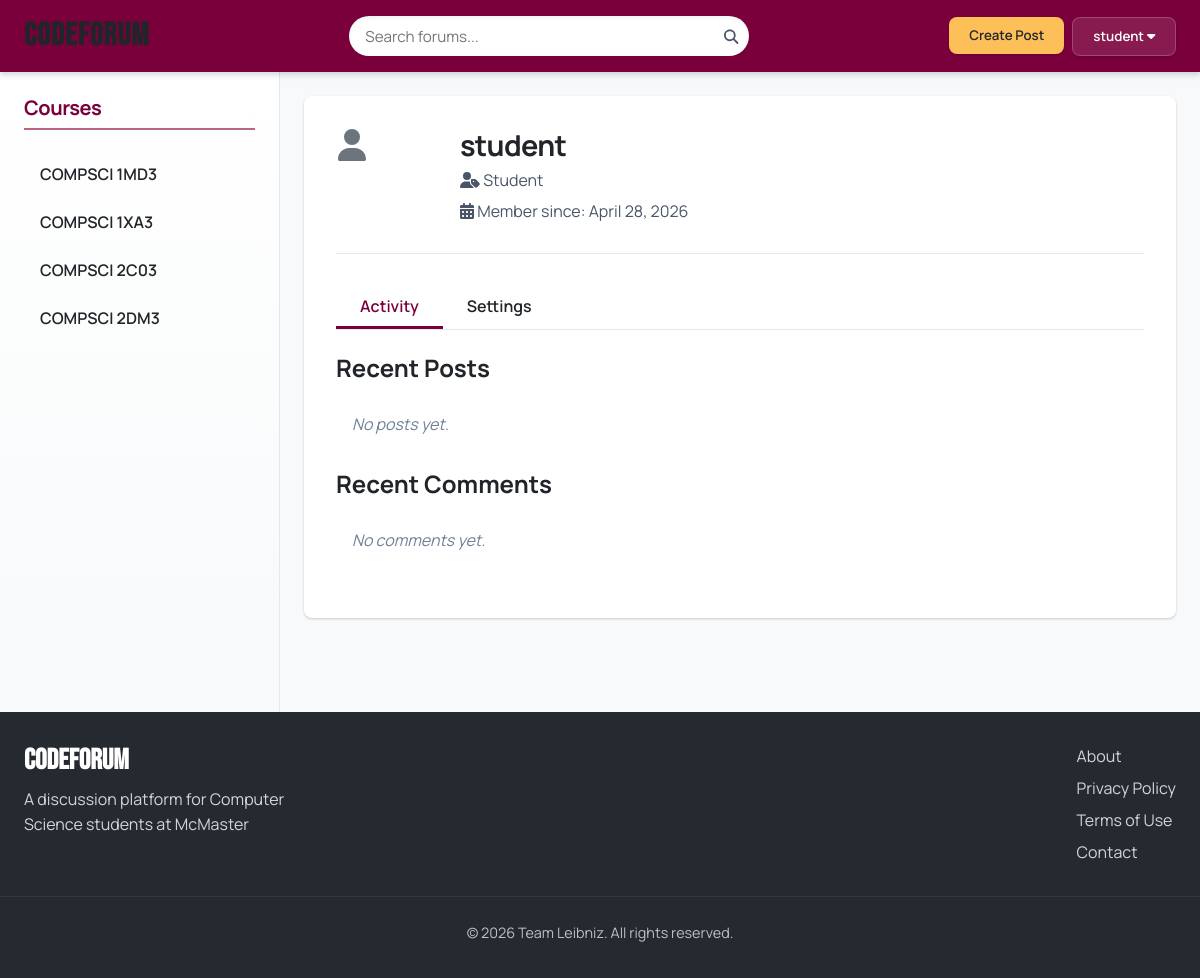
Screenshot of /profile.php (signed in) with the database file from the repository.
### tables this page shows
CREATE TABLE courses (
  course_id INT AUTO_INCREMENT PRIMARY KEY,
  course_code VARCHAR(20) NOT NULL UNIQUE,
  course_name VARCHAR(100) NOT NULL,
  description TEXT,
  instructor_id INT,
  created_at TIMESTAMP DEFAULT CURRENT_TIMESTAMP,
  updated_at TIMESTAMP NULL ON UPDATE CURRENT_TIMESTAMP,
  FOREIGN KEY (instructor_id) REFERENCES users(user_id) ON DELETE SET NULL
);

CREATE TABLE users (
  user_id INT AUTO_INCREMENT PRIMARY KEY,
  username VARCHAR(50) NOT NULL UNIQUE,
  email VARCHAR(100) NOT NULL UNIQUE,
  password VARCHAR(255) NOT NULL,
  registration_date TIMESTAMP DEFAULT CURRENT_TIMESTAMP,
  last_login TIMESTAMP NULL,
  role ENUM('student', 'moderator', 'admin') DEFAULT 'student',
  remember_token VARCHAR(64) NULL,
  token_expiry TIMESTAMP NULL
);

### includes/classes/Course.php (called while the page is built, shortened)
<?php
require_once 'includes/utils.php';
class Course {
  private $conn;
  private $table_name = "courses";
  public function __construct($db, $course_id = null) {
    $this->conn = $db;
  }
  public function get_all_courses() {
    $query = "SELECT c.*, u.username as instructor_name,
              (SELECT COUNT(*) FROM user_courses uc WHERE uc.course_id = c.course_id) as student_count
              FROM " . $this->table_name . " c
              LEFT JOIN users u ON c.instructor_id = u.user_id
              ORDER BY c.course_code";
    $stmt = $this->conn->prepare($query);
    try {
      $stmt->execute();
      return $stmt->fetchAll();
    } catch (PDOException $e) {
      error_log("Error fetching courses: " . $e->getMessage());
      return [];
    }
  }
}

### includes/classes/User.php (called while the page is built, shortened)
<?php
require_once 'includes/utils.php';
class User {
  private $conn;
  private $table_name = "users";
  public function __construct($db, $user_id = null) {
    $this->conn = $db;
  }
  public function get_user_by_id($user_id) {
    $query = "SELECT user_id, username, email, registration_date, last_login, role
              FROM " . $this->table_name . "
              WHERE user_id = :user_id";
    $stmt = $this->conn->prepare($query);
    $stmt->bindParam(":user_id", $user_id);
    $stmt->execute();
    return $stmt->fetch();
  }
}

### includes/classes/Post.php (called while the page is built, shortened)
<?php
require_once 'includes/utils.php';
class Post {
  private $conn;
  private $table_name = "posts";
  public function __construct($db) {
    $this->conn = $db;
  }
  public function get_posts_by_user($user_id, $page = 1, $limit = 10) {
    $offset = ($page - 1) * $limit;
    try {
      $table_check = $this->conn->query("SHOW TABLES LIKE '{$this->table_name}'");
      $query = "SELECT p.*,
                    c.course_code,
                    c.course_name,
                    (SELECT COUNT(*) FROM comments WHERE post_id = p.post_id AND is_deleted = FALSE) as comment_count
                FROM " . $this->table_name . " p
                JOIN courses c ON p.course_id = c.course_id
                WHERE p.user_id = :user_id AND p.is_deleted = FALSE
                ORDER BY p.created_at DESC
                LIMIT :limit OFFSET :offset";
      $stmt = $this->conn->prepare($query);
      $stmt->bindParam(':user_id', $user_id);
      $stmt->bindParam(':limit', $limit, PDO::PARAM_INT);
      $stmt->bindParam(':offset', $offset, PDO::PARAM_INT);
      $stmt->execute();
      $posts = $stmt->fetchAll();
      $query = "SELECT COUNT(*) as total FROM " . $this->table_name . "
               WHERE user_id = :user_id AND is_deleted = FALSE";
      $stmt = $this->conn->prepare($query);
      $stmt->bindParam(':user_id', $user_id);
      $stmt->execute();
      $total_posts = $stmt->fetch()['total'];
      return array(
        'posts' => $posts,
        'total' => $total_posts,
        'page' => $page,
        'limit' => $limit,
        'total_pages' => ceil($total_posts / $limit)
      );
    } catch (PDOException $e) {
      error_log("Error fetching user posts: " . $e->getMessage());
      return array(
        'posts' => array(),
        'total' => 0,
        'page' => $page,
        'limit' => $limit,
        'total_pages' => 0
      );
    }
  }
}

### includes/classes/Comment.php (called while the page is built, shortened)
<?php
require_once 'includes/utils.php';
class Comment {
  private $conn;
  private $table_name = "comments";
  public function __construct($db) {
    $this->conn = $db;
  }
  public function get_user_comments($user_id, $limit = null) {
    $query = "SELECT c.*, p.title as post_title, p.post_id
              FROM " . $this->table_name . " c
              JOIN posts p ON c.post_id = p.post_id
              WHERE c.user_id = :user_id AND c.is_deleted = FALSE AND p.is_deleted = FALSE
              ORDER BY c.created_at DESC";
    if ($limit !== null) {
      $query .= " LIMIT :limit";
    }
    $stmt = $this->conn->prepare($query);
    $stmt->bindParam(":user_id", $user_id);
    if ($limit !== null) {
      $stmt->bindParam(":limit", $limit, PDO::PARAM_INT);
    }
    try {
      $stmt->execute();
      return $stmt->fetchAll();
    } catch (PDOException $e) {
      error_log("Error fetching user comments: " . $e->getMessage());
      return array();
    }
  }
}

### profile.php (the view, shortened to what this page needs)
<?php
require_once 'includes/utils.php';
require_once 'includes/classes/User.php';
require_once 'includes/classes/Post.php';
require_once 'includes/classes/Comment.php';
include 'includes/partials/header.php';
include 'includes/partials/sidebar.php';
$user_id = $_SESSION['user_id'];
$username = $_SESSION['username'];
$user_role = $_SESSION['role'];
$user = new User($conn);
$user_data = $user->get_user_by_id($user_id);
$post_obj = new Post($conn);
$user_posts_data = $post_obj->get_posts_by_user($user_id, 1, 5);
$user_posts = $user_posts_data['posts'];
$comment_obj = new Comment($conn);
$user_comments = $comment_obj->get_user_comments($user_id, 5);
?>
<main class="home-content">
  <div class="profile-container">
    <div class="profile-header">
      <div class="profile-avatar">
        <?php echo get_user_icon_svg(32, '#6c757d'); ?>
      </div>
      <div class="profile-info">
        <h2><?php echo htmlspecialchars($username); ?></h2>
        <p><i class="fas fa-user-tag"></i> <?php echo ucfirst(htmlspecialchars($user_role)); ?></p>
        <p><i class="fas fa-calendar-alt"></i> Member since: <?php echo date('F j, Y', strtotime($user_data['registration_date'])); ?></p>
      </div>
    </div>
    <div class="profile-tabs">
      <ul class="nav-tabs">
        <li class="nav-item active" data-tab="activity">Activity</li>
        <li class="nav-item" data-tab="settings">Settings</li>
      </ul>
      <div class="tab-content">
        <div id="activity" class="tab-pane active">
          <h3>Recent Posts</h3>
          <?php if (count($user_posts) > 0): ?>
            <div class="user-posts">
              <?php foreach ($user_posts as $post): ?>
                <div class="post-item">
                  <h4><a href="post.php?id=<?php echo $post['post_id']; ?>"><?php echo htmlspecialchars($post['title']); ?></a></h4>
                  <div class="post-meta">
                    <span><i class="fas fa-book"></i> <?php echo htmlspecialchars($post['course_code']); ?></span>
                    <span><i class="fas fa-calendar"></i> <?php echo get_relative_time($post['created_at']); ?></span>
                    <span><i class="fas fa-comments"></i> <?php echo $post['comment_count']; ?> comments</span>
                  </div>
                </div>
              <?php endforeach; ?>
              <?php if ($user_posts_data['total_pages'] > 1): ?>
                <a href="user-posts.php?id=<?php echo $user_id; ?>" class="btn btn-outline">View All Posts</a>
              <?php endif; ?>
            </div>
          <?php else: ?>
            <p class="no-data">No posts yet.</p>
          <?php endif; ?>
          <h3>Recent Comments</h3>
          <?php if (count($user_comments) > 0): ?>
            <div class="user-comments">
              <?php foreach ($user_comments as $comment): ?>
                <div class="comment-item">
                  <p><?php echo substr(htmlspecialchars($comment['content']), 0, 100); ?>
                  <?php if (strlen($comment['content']) > 100): ?>...<?php endif; ?></p>
                  <div class="comment-meta">
                    <span>On: <a href="post.php?id=<?php echo $comment['post_id']; ?>"><?php echo htmlspecialchars($comment['post_title']); ?></a></span>
                    <span><i class="fas fa-calendar"></i> <?php echo get_relative_time($comment['created_at']); ?></span>
                  </div>
                </div>
              <?php endforeach; ?>
              <a href="user-comments.php?id=<?php echo $user_id; ?>" class="btn btn-outline">View All Comments</a>
            </div>
          <?php else: ?>
            <p class="no-data">No comments yet.</p>
          <?php endif; ?>
        </div>
      </div>
    </div>
  </div>
</main>
<?php
include 'includes/partials/footer.php';
?>

### includes/partials/sidebar.php (shortened to what this page needs)
<?php
$current_course = isset($_GET['id']) ? (int)$_GET['id'] : null;
?>
<nav class="communities">
  <h2>Courses</h2>
  <ul>
    <?php if (empty($all_courses)): ?>
      <li class="loading-placeholder">No courses available</li>
    <?php else: ?>
      <?php foreach ($all_courses as $course): ?>
        <li>
          <a href="community.php?id=<?php echo $course['course_id']; ?>"
             <?php if ($current_course == $course['course_id']) echo "class='active'"; ?>>
            <?php echo htmlspecialchars($course['course_code']); ?>
          </a>
        </li>
      <?php endforeach; ?>
    <?php endif; ?>
  </ul>
</nav>

### assets/css/global.css (style rules this page uses)
:root { --color-primary: #7A003C; --color-primary-light: #99335E; --color-primary-lighter: #B8667F; --color-primary-dark: #5C002D; --color-primary-darker: #3D001E; --color-secondary: #FDBF57; --color-secondary-light: #FDCB78; --color-secondary-lighter: #FDD899; --color-secondary-dark: #E89E34; --color-secondary-darker: #C47D11; --color-tertiary: #495965; --color-tertiary-light: #6D7A84; --color-tertiary-lighter: #919BA3; --color-tertiary-dark: #373C45; --color-tertiary-darker: #252A30; --color-background: #F7F9FA; --color-card-bg: #FFFFFF; --color-text-primary: #212529; --color-text-secondary: #4A5568; --color-text-muted: #718096; --color-text-light: #FFFFFF; --color-border: #E2E8F0; --color-divider: #EDF2F7; --color-success: #38A169; --color-warning: #DD6B20; --color-error: #E53E3E; --color-info: #3182CE; --font-primary: 'Manrope', -apple-system, BlinkMacSystemFont, 'Segoe UI', Roboto, Oxygen, Ubuntu, Cantarell, 'Open Sans', 'Helvetica Neue', sans-serif; --font-secondary: 'Bebas Neue', sans-serif; --font-code: 'Fira Code', Consolas, Monaco, 'Andale Mono', monospace; --shadow-xs: 0 1px 2px rgba(0, 0, 0, 0.05); --shadow-sm: 0 1px 3px rgba(0, 0, 0, 0.12), 0 1px 2px rgba(0, 0, 0, 0.08); --shadow-md: 0 4px 6px rgba(0, 0, 0, 0.1), 0 2px 4px rgba(0, 0, 0, 0.06); --shadow-lg: 0 10px 15px rgba(0, 0, 0, 0.1), 0 4px 6px rgba(0, 0, 0, 0.05); --shadow-xl: 0 20px 25px rgba(0, 0, 0, 0.15), 0 10px 10px rgba(0, 0, 0, 0.04); --shadow-inner: inset 0 2px 4px rgba(0, 0, 0, 0.06); --shadow-outline: 0 0 0 3px rgba(122, 0, 60, 0.2); --radius-sm: 4px; --radius-md: 8px; --radius-lg: 12px; --radius-xl: 16px; --radius-2xl: 24px; --radius-full: 9999px; --spacing-xs: 0.25rem; --spacing-sm: 0.5rem; --spacing-md: 1rem; --spacing-lg: 1.5rem; --spacing-xl: 2rem; --spacing-2xl: 3rem; --spacing-3xl: 4rem; --transition-fast: 150ms cubic-bezier(0.4, 0, 0.2, 1); --transition-normal: 300ms cubic-bezier(0.4, 0, 0.2, 1); --transition-slow: 500ms cubic-bezier(0.4, 0, 0.2, 1); --z-dropdown: 1000; --z-sticky: 1020; --z-fixed: 1030; --z-modal-backdrop: 1040; --z-modal: 1050; --z-popover: 1060; --z-tooltip: 1070; }
*, *::before, *::after { box-sizing: border-box; margin: 0; padding: 0; }
html { font-size: 16px; height: 100%; scroll-behavior: smooth; }
body { font-family: var(--font-primary); font-size: 1rem; line-height: 1.5; color: var(--color-text-primary); background-color: var(--color-background); min-height: 100vh; display: flex; flex-direction: column; -webkit-font-smoothing: antialiased; -moz-osx-font-smoothing: grayscale; }
h1, h2, h3, h4, h5, h6 { margin-bottom: 0.5em; font-weight: 700; line-height: 1.2; color: var(--color-text-primary); }
h2 { font-size: 1.8rem; letter-spacing: -0.025em; }
h3 { font-size: 1.5rem; }
p { margin-bottom: 1rem; line-height: 1.7; }
a { color: var(--color-primary); text-decoration: none; transition: color var(--transition-fast); }
ul, ol { margin: 0 0 1rem 1.5rem; }
.communities { width: 280px; min-width: 200px; background-color: white; border-right: 1px solid var(--color-border); padding: var(--spacing-lg); background-image: linear-gradient(to bottom, #ffffff, #f7f9fa); }
.communities h2 { font-size: 1.25rem; margin-bottom: var(--spacing-lg); color: var(--color-primary); padding-bottom: var(--spacing-sm); border-bottom: 2px solid var(--color-primary-lighter); font-weight: 700; }
.communities ul { list-style-type: none; margin: 0; padding: 0; }
.communities li { margin-bottom: var(--spacing-sm); }
.communities a { display: block; padding: var(--spacing-sm) var(--spacing-md); font-weight: 600; color: var(--color-text-primary); border-radius: var(--radius-md); transition: all var(--transition-normal); }
.home-content { flex: 1; padding: var(--spacing-lg); overflow: auto; }

### rows the page displays
courses: course_code "COMPSCI 1MD3"
courses: course_code "COMPSCI 1XA3"
courses: course_code "COMPSCI 2C03"
courses: course_code "COMPSCI 2DM3"
users: registration_date "April 28, 2026"

### other values shown
$username "student"
$user_role "Student"
